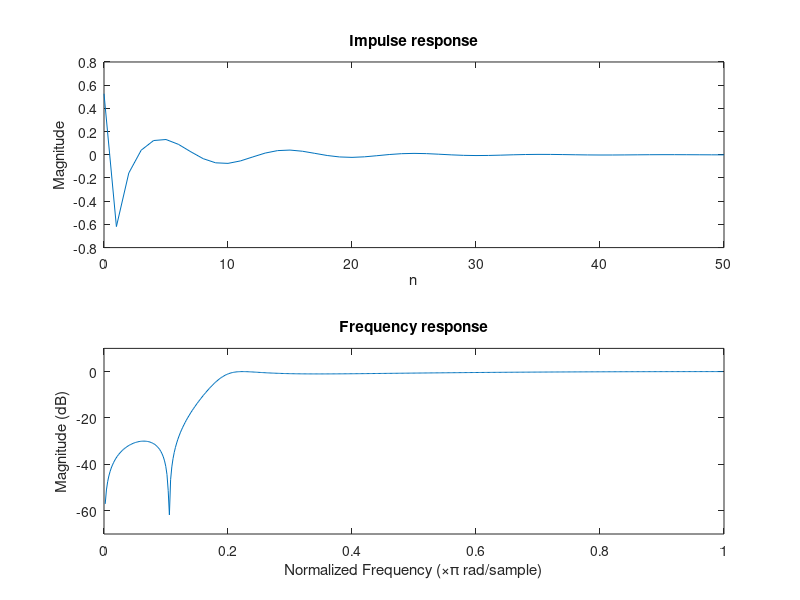

Recreate this plot in MATLAB.
SIZE_OF_SAMPLE = 51

a = [1 -1.7163 1.1724 -0.2089]
b = [0.5264 -1.5224 1.5224 -0.5264]

impulse = [1 zeros(1,SIZE_OF_SAMPLE-1)]

impulse_response = filter(b,a,impulse)
impulse_response_axis = 0:SIZE_OF_SAMPLE-1
subplot(2,1,1)
plot(impulse_response_axis, impulse_response)
title('Impulse response')
xlabel('n')
ylabel('Magnitude')

subplot(2,1,2)
[freq_response, w] = freqz(b,a)
plot(w/pi,20*log10(abs(freq_response)))
title('Frequency response')
xlabel('Normalized Frequency (\times\pi rad/sample)')
ylabel('Magnitude (dB)')
ylim([-70,10])
